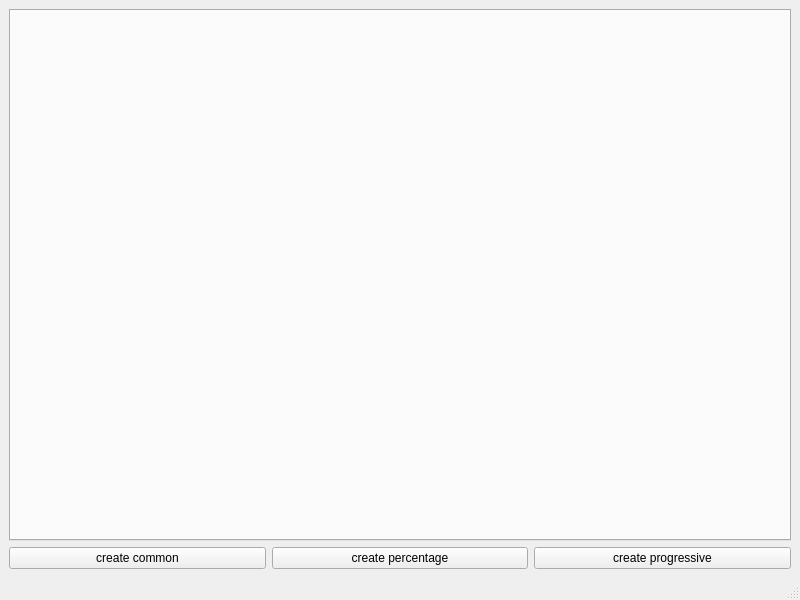
<?xml version="1.0" encoding="UTF-8"?>
<ui version="4.0">
 <class>MainWindow</class>
 <widget class="QMainWindow" name="MainWindow">
  <property name="geometry">
   <rect>
    <x>0</x>
    <y>0</y>
    <width>800</width>
    <height>600</height>
   </rect>
  </property>
  <property name="windowTitle">
   <string>MainWindow</string>
  </property>
  <widget class="QWidget" name="centralwidget">
   <layout class="QVBoxLayout" name="verticalLayout">
    <item>
     <widget class="QTabWidget" name="tabWidget">
      <property name="tabShape">
       <enum>QTabWidget::Triangular</enum>
      </property>
      <property name="currentIndex">
       <number>-1</number>
      </property>
      <property name="tabsClosable">
       <bool>true</bool>
      </property>
     </widget>
    </item>
    <item>
     <layout class="QHBoxLayout" name="horizontalLayout">
      <item>
       <widget class="QPushButton" name="common">
        <property name="text">
         <string>create common</string>
        </property>
       </widget>
      </item>
      <item>
       <widget class="QPushButton" name="percentage">
        <property name="text">
         <string>create percentage</string>
        </property>
       </widget>
      </item>
      <item>
       <widget class="QPushButton" name="progresive">
        <property name="text">
         <string>create progressive</string>
        </property>
       </widget>
      </item>
     </layout>
    </item>
   </layout>
  </widget>
  <widget class="QMenuBar" name="menubar">
   <property name="geometry">
    <rect>
     <x>0</x>
     <y>0</y>
     <width>800</width>
     <height>26</height>
    </rect>
   </property>
  </widget>
  <widget class="QStatusBar" name="statusbar"/>
 </widget>
 <resources/>
 <connections/>
</ui>
